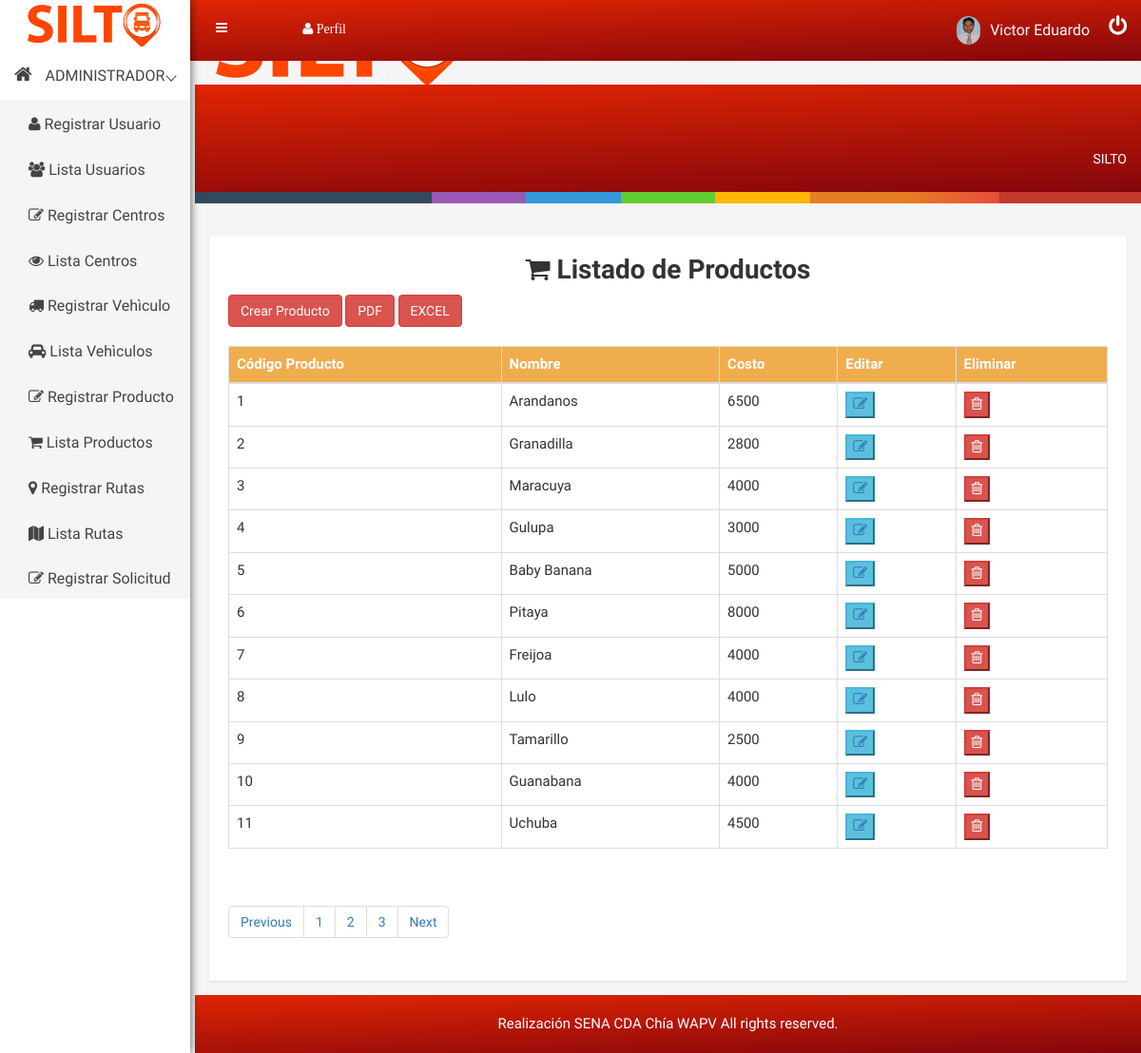
The page /producto (signed in) on the database its author committed.
### tables this page shows
CREATE TABLE `producto` (
  `id_producto` int(11) NOT NULL COMMENT 'Identificación de producto ',
  `nombre` varchar(11) NOT NULL COMMENT 'Nombre del producto',
  `costo` int(11) NOT NULL COMMENT 'Costo de producto por kilo.'
);

### libs/view.php (called while the page is built, shortened)
<?php
class View{
    function render($nombre){
        require 'views/' . $nombre . '.php';
    }
}
?>

### controllers/producto.php (called while the page is built, shortened)
<?php
    class Producto extends Controller{
        function __construct(){
            $this->view->mensaje="";
        }
        function render(){
            $productos = $this->view->datos = $this->model->read();
            $this->view->productos = $productos;
            $this->view->render('admin/listaproducto');
        }
    }
?>

### index.php (called while the page is built, shortened)
<?php
    require 'libs/database.php';
    require 'libs/view.php';
    $app = new App();
?>

### models/productomodel.php (called while the page is built, shortened)
<?php
    include_once('models/producto.php');
    class ProductoModel extends Model{
        public function read(){
            $items = [];
            try{
                $query = $this->db->connect()->query('SELECT * FROM producto');
                while($row = $query->fetch()){
                    $item = new ProductoDAO();
                    $item->id_producto = $row['id_producto'];
                    $item->nombre      = $row['nombre'];
                    $item->costo       = $row['costo'];
                    array_push($items, $item);
                }
                return $items;
            }catch(PDOException $e){
            if(constant("DEBUG")){
                echo $e->getMessage();
            }
                return [];
            }
        }
    }
?>

### libs/database.php (called while the page is built)
<?php
class Database{
    private $host;
    private $db;
    private $user;
    private $password;
    private $charset;
    public function __construct(){
        $this->host     = constant('HOST');
        $this->db       = constant('DB');
        $this->user     = constant('USER');
        $this->password = constant('PASSWORD');
        $this->charset  = constant('CHARSET');
    }
    function connect(){
        try{
            $connection = "mysql:host=" . $this->host . ";dbname=" . $this->db . ";charset=" . $this->charset;
            $options = [
                PDO::ATTR_ERRMODE            => PDO::ERRMODE_EXCEPTION,
                PDO::ATTR_EMULATE_PREPARES   => false,
            ];
            $pdo = new PDO($connection, $this->user, $this->password, $options);
            return $pdo;
        }catch(PDOException $e){
            print_r('Error connection: ' . $e->getMessage());
        }
    }
}
?>

### views/admin/listaproducto.php (the view, shortened to what this page needs)
<!DOCTYPE html>
<html lang="es">
<head>
<?php require 'views/head.php'; ?>
<body>
    <?php require 'views/header.php'; ?>
    <div class="product-status mg-tb-15">
        <div class="container-fluid">
            <div class="row">
                <div class="col-lg-12 col-md-12 col-sm-12 col-xs-12">
                    <div class="product-status-wrap">
                        <div id="main" class="container-fluid">
                            <h1 class="text-center"><i class="fa fa-shopping-cart" aria-hidden="true"></i> Listado de Productos </h1>
                            <div class=" row">
                            <button type="button" class="btn btn-danger" onClick='window.location.assign("<?php echo constant('URL'); ?>producto/crear")'>Crear Producto</button>
                            <button type="button" class="btn btn-danger" onClick='window.location.assign("<?php echo constant('URL'); ?>public/pdf/producto.php")'>PDF</button>
                            <button type="button" class="btn btn-danger" onClick='window.location.assign("<?php echo constant('URL'); ?>public/excel/functions/productos/createExcel.php")'>EXCEL</button>
                            </div> <br>
                            <div class="row">
                            <table id="tabla" class="table table-hover table table-bordered" >
                                <thead >
                                    <tr class="text-center btn-warning">
                                        <th  scope="col">Código Producto</th>
                                        <th  scope="col">Nombre</th>
                                        <th  scope="col">Costo</th>
                                        <th  scope="col">Editar</th>
                                        <th  scope="col"><b class="text-center">Eliminar</b></th>
                                    </tr>
                                </thead>
                                <tbody id="tbody-data" class="table table-sm">
                            <?php
                                include_once 'models/producto.php';
                                if(count($this->productos)>0){
                                    foreach ($this->productos as $row) {
                                        $producto = $row;
                            ?>
                                        <tr id="fila-<?php echo $producto->id_producto; ?>">
                                            <td><?php echo $producto->id_producto; ?>
                                            <td><?php echo $producto->nombre; ?>
                                            <td><?php echo $producto->costo; ?>
                                            <td><button class="btn-info text-center"><a href="<?php echo constant('URL') . 'producto/leer/' . $producto->id_producto; ?>" ><i class="fa fa-pencil-square-o" aria-hidden="true"></i></a></button></td>
                                            <td><button class="bEliminar btn-danger" data-url="<?php echo constant('URL');?>" data-controlador="producto" data-accion="eliminar" data-id="<?php echo $producto->id_producto; ?>"><i class="fa fa-trash-o" aria-hidden="true"></button></td>
                                        </tr>
                            <?php
                                    }
                                }else{
                            ?>
                                <tr><td colspan="6" class="text-center">NO HAY PRODUCTOS DISPONIBLES</td></tr>
                            <?php
                                }
                            ?>
                                </tbody>
                            </table><br>
                            <div class="custom-pagination">
                                <nav aria-label="Page navigation example">
                                    <ul class="pagination">
                                        <li class="page-item"><a class="page-link" href="">Previous</a></li>
                                        <li class="page-item"><a class="page-link" href="">1</a></li>
                                        <li class="page-item"><a class="page-link" href="">2</a></li>
                                        <li class="page-item"><a class="page-link" href="">3</a></li>
                                        <li class="page-item"><a class="page-link" href="">Next</a></li>
                                    </ul>
                                </nav>
                            </div>
                            </div>
                        </div>
                    </div>
                </div>
            </div>
        </div>
    </div>
    <?php require 'views/footer.php'; ?>
</body>
</html>

### public/css/main.css (style rules this page uses)
html { color: #222; font-size: 1em; line-height: 1.4; }

### public/css/style.css (style rules this page uses)
html, body { height: 100%; font-family: 'Play', sans-serif;font-weight:400;background:#f5f5f5; }
h1, h2, h3, h4, h5, h6 { margin: 0 0 10px; font-weight:700; }
a { transition: all 0.3s ease 0s;text-decoration:none; }
a:visited, a:link, a:active { text-decoration: none; }
ul { list-style: outside none none; margin: 0; padding: 0 }
.mg-tb-15 { margin:15px 0px; }
.product-sales-chart, .analytics-info-cs, .tranffic-als-inner, .analytics-rounded, .single-new-trend, .personal-info-wrap, .author-widgets-single, .calender-inner, .product-status-wrap, .review-tab-pro-inner, .income-dashone-total, .analytics-adminpro-wrap, .analytics-sparkle-line, .analysis-progrebar, .sparkline8-list, .sparkline9-list, .sparkline7-list, .sparkline10-list, .sparkline12-list, .sparkline13-list, .sparkline14-list, .sparkline13-list, .sparkline11-list, .x-editable-list, .code-editor-single, .blog-details-inner, .charts-single-pro, .about-sparkline, .sparkline-list, .button-ad-wrap, .tab-content-details, .sparkline16-list, .sparkline15-list, .tinymce-single { padding:20px; background:#fff; -webkit-box-shadow: 0px 1px 2px 0px rgba(0, 0, 0, 0.1); box-shadow: 0px 1px 2px 0px rgba(0, 0, 0, 0.1); }
.product-status-wrap table { width: 100%; }
.product-status-wrap table th { padding: 20px 5px; vertical-align: top; border-top: 1px solid #e9ecef; }
.product-status-wrap table th { vertical-align: bottom; border-bottom: 2px solid #e9ecef; }
.product-status-wrap th, .product-status-wrap td { padding: 10px; text-align: left; font-size: 15px; }
.product-status-wrap table td { padding: 9px 7px; border-top: 1px solid #e9ecef; }

### rows shown on the page
producto: id_producto "1", nombre "Arandanos", costo "6500"
producto: id_producto "2", nombre "Granadilla", costo "2800"
producto: id_producto "3", nombre "Maracuya", costo "4000"
producto: id_producto "4", nombre "Gulupa", costo "3000"
producto: id_producto "5", nombre "Baby Banana", costo "5000"
producto: id_producto "6", nombre "Pitaya", costo "8000"
producto: id_producto "7", nombre "Freijoa", costo "4000"
producto: id_producto "8", nombre "Lulo", costo "4000"
producto: id_producto "9", nombre "Tamarillo", costo "2500"
producto: id_producto "10", nombre "Guanabana", costo "4000"
producto: id_producto "11", nombre "Uchuba", costo "4500"

### other values the page prints
$_SESSION['cargo'] "ADMINISTRADOR"
$_SESSION['nombre'] "Victor Eduardo"
